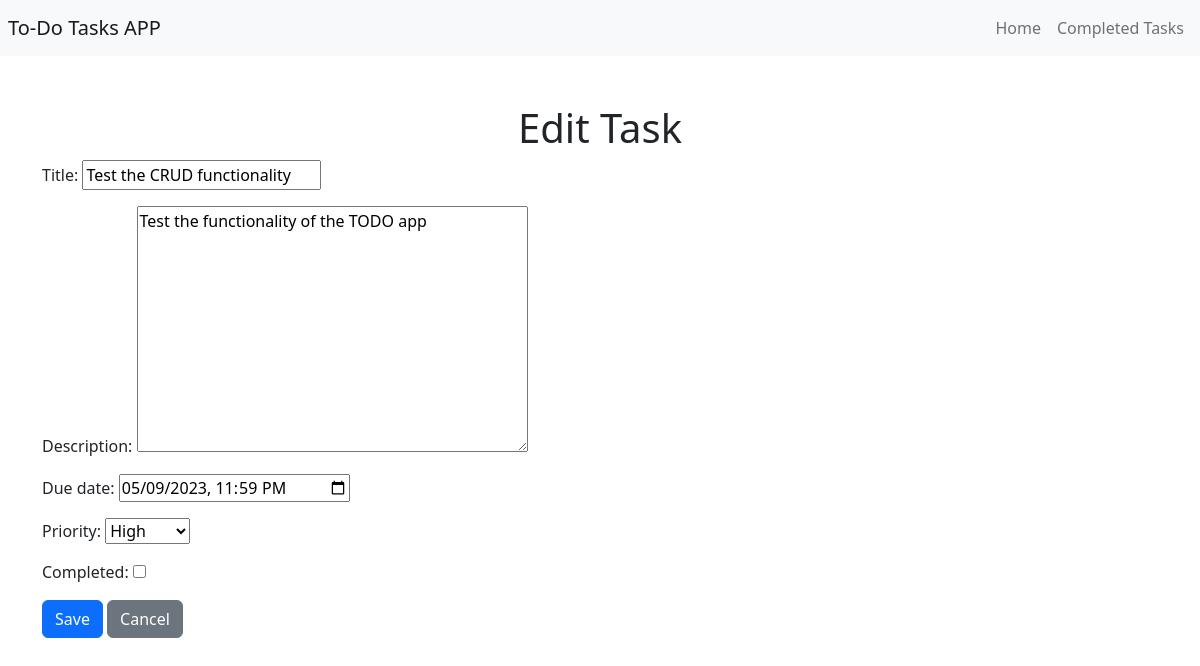
/edit/97/, run on the app's committed database.
### todo/models.py (models this page shows, shortened)
class Task(models.Model):
    HIGH = 'H'
    MEDIUM = 'M'
    LOW = 'L'
    PRIORITY_CHOICES = [
        (HIGH, 'High'),
        (MEDIUM, 'Medium'),
        (LOW, 'Low'),
    ]
    title = models.CharField(max_length=200)
    description = models.TextField()
    due_date = models.DateTimeField(default=timezone.now)
    priority = models.CharField(max_length=1, choices=PRIORITY_CHOICES, default=MEDIUM)
    completed = models.BooleanField(default=False)

### todo/views.py (the view)
# urls.py: path('edit/<int:pk>/', views.task_edit, name='task_edit'),
def task_edit(request, pk):
    task = get_object_or_404(Task, pk=pk)
    if request.method == 'POST':
        form = TaskForm(request.POST, instance=task)
        if form.is_valid():
            form.save()
            return redirect('todo:task_detail', pk=task.pk)
    else:
        form = TaskForm(instance=task)
    return render(request, 'todo/task_form.html', {'form': form})

### todo/forms.py
class TaskForm(forms.ModelForm):
    class Meta:
        model = Task
        fields = ('title', 'description', 'due_date', 'priority', 'completed')
        widgets = {
            'due_date': forms.DateTimeInput(attrs={'type': 'datetime-local'})
        }

### todo/templates/todo/task_form.html (shortened to what this page needs)
{% extends "todo/base.html" %}
{% block content %}
  <h1>Edit Task</h1>
  <form method="post" class="task-form">
    <div class="form-group">
      {{ form.as_p }}
      <button type="submit" class="btn btn-primary">Save</button>
      <a href="{% url 'todo:task_list' %}" class="btn btn-secondary">Cancel</a>
    </div>
  </form>
{% endblock %}

### todo/static/todo/styles.css (style rules this page uses)
h1 { text-align: center; }

### data on the page
Task: title "Test the CRUD functionality", description "Test the functionality of the TODO app", due_date "05/09/2023 23:59", priority "High"
